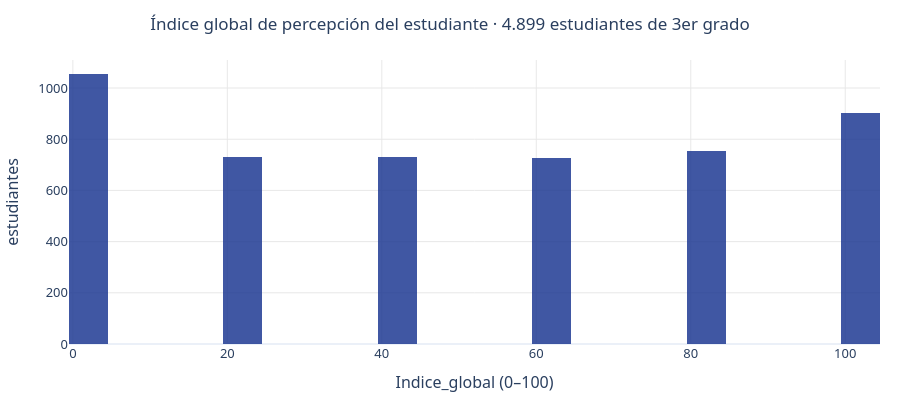

Notebook source saved alongside this figure:
### Code cell
fig = go.Figure()
fig.add_histogram(x=curado["Indice_global"], nbinsx=25, marker_color="#1f3a93",
                  opacity=0.85, name="Indice_global",
                  hovertemplate="Indice_global = %{x}<br>estudiantes: %{y}<extra></extra>")
fig.update_layout(
    title={"text": "Índice global de percepción del estudiante · 4.899 estudiantes de 3er grado",
           "x": 0.5, "xanchor": "center", "font": {"size": 17}},
    height=400, template="plotly_white", margin={"l": 60, "r": 20, "t": 60, "b": 50},
    font={"family": "Segoe UI, Helvetica, Arial, sans-serif", "size": 13},
    xaxis={"title": "Indice_global (0–100)", "dtick": 20, "gridcolor": "#e8e8e8"},
    yaxis={"title": "estudiantes", "gridcolor": "#e8e8e8"},
    showlegend=False)
fig.show()

### Figure 1 — Plotly figure (JSON) as saved in the notebook; plotly's stock layout.template omitted (floating-point values rounded to 4 significant figures; data arrays with more than 128 entries replaced by an {"elided": "..."} marker saying what was removed)
{"data": [{"hovertemplate": "Indice_global = %{x}<br>estudiantes: %{y}<extra></extra>", "marker": {"color": "#1f3a93"}, "name": "Indice_global", "nbinsx": 25, "opacity": 0.85, "type": "histogram", "x": {"elided": "4899 int values"}}], "layout": {"font": {"family": "Segoe UI, Helvetica, Arial, sans-serif", "size": 13}, "height": 400, "margin": {"b": 50, "l": 60, "r": 20, "t": 60}, "showlegend": false, "title": {"font": {"size": 17}, "text": "Índice global de percepción del estudiante · 4.899 estudiantes de 3er grado", "x": 0.5, "xanchor": "center"}, "xaxis": {"dtick": 20, "gridcolor": "#e8e8e8", "title": {"text": "Indice_global (0–100)"}}, "yaxis": {"gridcolor": "#e8e8e8", "title": {"text": "estudiantes"}}}}
